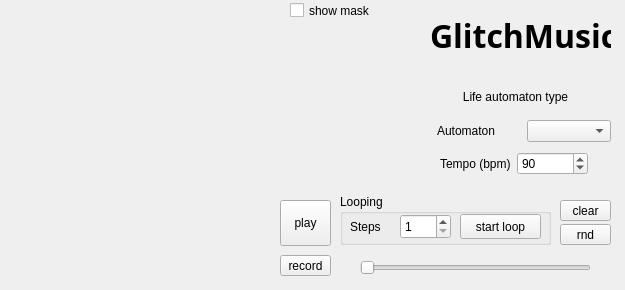
<?xml version="1.0" encoding="UTF-8"?>
<ui version="4.0">
 <class>GlitchWindow</class>
 <widget class="QWidget" name="GlitchWindow">
  <property name="geometry">
   <rect>
    <x>0</x>
    <y>0</y>
    <width>625</width>
    <height>290</height>
   </rect>
  </property>
  <property name="sizePolicy">
   <sizepolicy hsizetype="Fixed" vsizetype="Fixed">
    <horstretch>0</horstretch>
    <verstretch>0</verstretch>
   </sizepolicy>
  </property>
  <property name="minimumSize">
   <size>
    <width>625</width>
    <height>290</height>
   </size>
  </property>
  <property name="maximumSize">
   <size>
    <width>625</width>
    <height>290</height>
   </size>
  </property>
  <property name="windowTitle">
   <string>Form</string>
  </property>
  <widget class="QToolButton" name="playButton">
   <property name="geometry">
    <rect>
     <x>280</x>
     <y>200</y>
     <width>51</width>
     <height>46</height>
    </rect>
   </property>
   <property name="text">
    <string>play</string>
   </property>
   <property name="checkable">
    <bool>true</bool>
   </property>
  </widget>
  <widget class="QStackedWidget" name="caView">
   <property name="geometry">
    <rect>
     <x>10</x>
     <y>20</y>
     <width>255</width>
     <height>255</height>
    </rect>
   </property>
  </widget>
  <widget class="QCheckBox" name="showMask">
   <property name="geometry">
    <rect>
     <x>290</x>
     <y>0</y>
     <width>101</width>
     <height>21</height>
    </rect>
   </property>
   <property name="text">
    <string>show mask</string>
   </property>
  </widget>
  <widget class="QLabel" name="label_5">
   <property name="geometry">
    <rect>
     <x>430</x>
     <y>20</y>
     <width>181</width>
     <height>31</height>
    </rect>
   </property>
   <property name="font">
    <font>
     <family>Trebuchet MS</family>
     <pointsize>24</pointsize>
     <weight>75</weight>
     <bold>true</bold>
    </font>
   </property>
   <property name="text">
    <string>GlitchMusic</string>
   </property>
  </widget>
  <widget class="QToolButton" name="clearButton">
   <property name="geometry">
    <rect>
     <x>560</x>
     <y>200</y>
     <width>51</width>
     <height>21</height>
    </rect>
   </property>
   <property name="text">
    <string>clear</string>
   </property>
  </widget>
  <widget class="QGroupBox" name="loopBox">
   <property name="geometry">
    <rect>
     <x>340</x>
     <y>194</y>
     <width>211</width>
     <height>51</height>
    </rect>
   </property>
   <property name="title">
    <string>Looping</string>
   </property>
   <widget class="QSpinBox" name="steps">
    <property name="geometry">
     <rect>
      <x>60</x>
      <y>20</y>
      <width>51</width>
      <height>25</height>
     </rect>
    </property>
    <property name="minimum">
     <number>1</number>
    </property>
   </widget>
   <widget class="QToolButton" name="loopButton">
    <property name="geometry">
     <rect>
      <x>120</x>
      <y>20</y>
      <width>81</width>
      <height>25</height>
     </rect>
    </property>
    <property name="text">
     <string>start loop</string>
    </property>
   </widget>
   <widget class="QLabel" name="label">
    <property name="geometry">
     <rect>
      <x>10</x>
      <y>20</y>
      <width>71</width>
      <height>25</height>
     </rect>
    </property>
    <property name="text">
     <string>Steps</string>
    </property>
   </widget>
  </widget>
  <widget class="QToolButton" name="randomButton">
   <property name="geometry">
    <rect>
     <x>560</x>
     <y>224</y>
     <width>51</width>
     <height>21</height>
    </rect>
   </property>
   <property name="text">
    <string>rnd</string>
   </property>
  </widget>
  <widget class="QWidget" name="layoutWidget">
   <property name="geometry">
    <rect>
     <x>440</x>
     <y>150</y>
     <width>148</width>
     <height>27</height>
    </rect>
   </property>
   <layout class="QHBoxLayout" name="horizontalLayout_2">
    <item>
     <widget class="QLabel" name="label_3">
      <property name="text">
       <string>Tempo (bpm)</string>
      </property>
     </widget>
    </item>
    <item>
     <widget class="QSpinBox" name="tempo">
      <property name="minimum">
       <number>1</number>
      </property>
      <property name="maximum">
       <number>1000</number>
      </property>
      <property name="singleStep">
       <number>1</number>
      </property>
      <property name="value">
       <number>90</number>
      </property>
     </widget>
    </item>
   </layout>
  </widget>
  <widget class="QWidget" name="layoutWidget_2">
   <property name="geometry">
    <rect>
     <x>420</x>
     <y>80</y>
     <width>191</width>
     <height>62</height>
    </rect>
   </property>
   <layout class="QVBoxLayout" name="verticalLayout">
    <item>
     <layout class="QHBoxLayout" name="horizontalLayout">
      <item>
       <widget class="QLabel" name="label_2">
        <property name="text">
         <string>Life automaton type</string>
        </property>
        <property name="alignment">
         <set>Qt::AlignCenter</set>
        </property>
       </widget>
      </item>
     </layout>
    </item>
    <item>
     <layout class="QHBoxLayout" name="horizontalLayout_3">
      <property name="sizeConstraint">
       <enum>QLayout::SetNoConstraint</enum>
      </property>
      <property name="leftMargin">
       <number>17</number>
      </property>
      <item>
       <widget class="QLabel" name="label_4">
        <property name="text">
         <string>Automaton</string>
        </property>
       </widget>
      </item>
      <item>
       <widget class="QComboBox" name="caSelect"/>
      </item>
     </layout>
    </item>
   </layout>
  </widget>
  <widget class="QToolButton" name="recordButton">
   <property name="geometry">
    <rect>
     <x>280</x>
     <y>255</y>
     <width>51</width>
     <height>21</height>
    </rect>
   </property>
   <property name="text">
    <string>record</string>
   </property>
   <property name="checkable">
    <bool>true</bool>
   </property>
  </widget>
  <widget class="QSlider" name="backspase">
   <property name="geometry">
    <rect>
     <x>360</x>
     <y>260</y>
     <width>231</width>
     <height>16</height>
    </rect>
   </property>
   <property name="pageStep">
    <number>5</number>
   </property>
   <property name="tracking">
    <bool>false</bool>
   </property>
   <property name="orientation">
    <enum>Qt::Horizontal</enum>
   </property>
   <property name="invertedAppearance">
    <bool>false</bool>
   </property>
   <property name="invertedControls">
    <bool>false</bool>
   </property>
   <property name="tickPosition">
    <enum>QSlider::NoTicks</enum>
   </property>
  </widget>
 </widget>
 <resources/>
 <connections/>
</ui>
